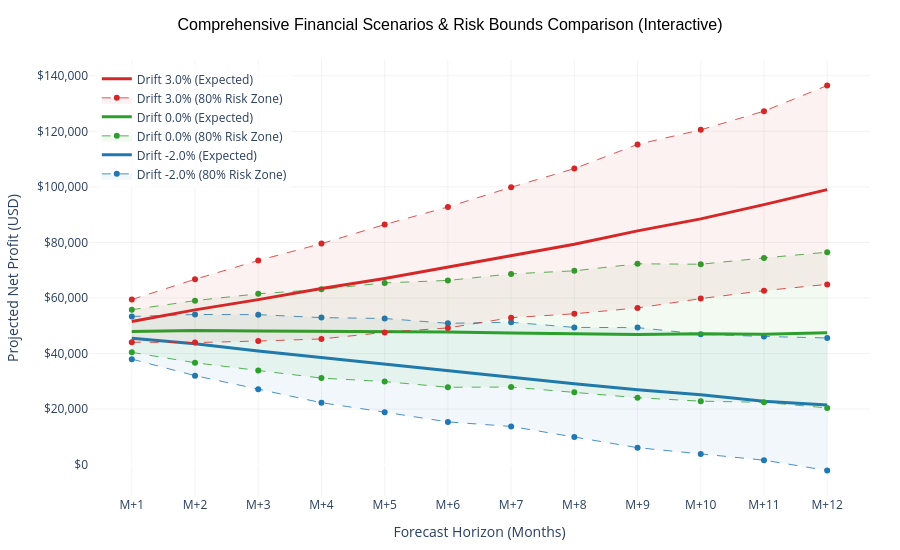

The cell this chart's notebook holds for it:
### Code cell
rev_std_pct = df_history['Actual_Revenue'].pct_change().std()
cost_std_pct = df_history['Actual_Cost'].pct_change().std()

print("🚀 【Plotly 網頁級動態預測系統 6.0】已啟動！")

# 2. 取得經理人逗號分隔輸入
user_input = input("\n💬 Please enter multiple drift rates (e.g., 0, 0.02, -0.01): ")

if user_input.strip() == "":
    print("👋 No input detected.")
else:
    try:
        drift_list = [float(x.strip()) for x in user_input.split(',') if x.strip() != ""]
        months_future = [f"M+{i}" for i in range(1, 13)]
        
        # 建立 Plotly 畫布
        fig = go.Figure()
        
        # 精選高階簡報配色 (rgba 格式)
        color_palette = [
            {'main': 'rgba(31,119,180,1)', 'fill': 'rgba(31,119,180,0.06)'},  # 藍
            {'main': 'rgba(44,160,44,1)',  'fill': 'rgba(44,160,44,0.06)'},   # 綠
            {'main': 'rgba(214,39,40,1)',  'fill': 'rgba(214,39,40,0.06)'},   # 紅
            {'main': 'rgba(148,103,189,1)', 'fill': 'rgba(148,103,189,0.06)'} # 紫
        ]
        
        # 3. 循環模擬每一種情境，並直接畫到畫布上
        for idx, target_drift in enumerate(drift_list):
            np.random.seed(42)
            simulations = 1000
            rev_sims = np.zeros((simulations, 12))
            cost_sims = np.zeros((simulations, 12))
            
            for i in range(simulations):
                cur_rev = 122000   
                cur_cost = 74000   
                for m in range(12):
                    cur_rev = cur_rev * (1 + np.random.normal(target_drift, rev_std_pct))
                    cur_cost = cur_cost * (1 + np.random.normal(0, cost_std_pct))
                    rev_sims[i, m] = cur_rev
                    cost_sims[i, m] = cur_cost
                    
            profit_sims = rev_sims - cost_sims
            p10 = np.percentile(profit_sims, 10, axis=0)
            p50 = np.percentile(profit_sims, 50, axis=0)
            p90 = np.percentile(profit_sims, 90, axis=0)
            
            cp = color_palette[idx % len(color_palette)]
            label_text = f"Drift {target_drift*100:.1f}%"
            
            # 畫 P90 虛線
            fig.add_trace(go.Scatter(
                x=months_future, y=p90,
                line=dict(color=cp['main'], width=0.8, dash='dash'),
                showlegend=False,
                hoverinfo='skip'
            ))
            
            # 畫 P10 虛線並自動渲染包夾陰影
            fig.add_trace(go.Scatter(
                x=months_future, y=p10,
                fill='tonexty',
                fillcolor=cp['fill'],
                line=dict(color=cp['main'], width=0.8, dash='dash'),
                name=f"{label_text} (80% Risk Zone)",
                hoverinfo='skip'
            ))
            
            # 畫中間的 P50 主線（🌟 核心修復：使用雙大括號保護 Plotly 特殊變數）
            fig.add_trace(go.Scatter(
                x=months_future, y=p50,
                mode='lines',
                line=dict(color=cp['main'], width=3),
                name=f"{label_text} (Expected)",
                hovertemplate=f"<b>{label_text}</b><br>Month: %{{x}}<br>Expected Profit: $%{{y:,.0f}}<br><extra></extra>"
            ))
            
        # 4. 設定圖表的進階響應式佈局
        fig.update_layout(
            title=dict(
                text="Comprehensive Financial Scenarios & Risk Bounds Comparison (Interactive)",
                font=dict(size=16, family="Arial", color="black"),
                x=0.5
            ),
            xaxis=dict(title="Forecast Horizon (Months)", gridcolor="rgba(0,0,0,0.05)"),
            yaxis=dict(title="Projected Net Profit (USD)", gridcolor="rgba(0,0,0,0.05)", tickformat="$,.0f"),
            plot_bgcolor="white",
            hovermode="x unified",
            legend=dict(
                yanchor="top", y=0.99,
                xanchor="left", x=0.01,
                bgcolor="rgba(255,255,255,0.8)"
            ),
            margin=dict(l=50, r=30, t=60, b=50),
            height=550
        )
        
        # 秀出圖表
        # 1. 在 Jupyter Notebook 裡顯示互動圖
        fig.show(config={'scrollZoom': True})
        
        # 🌟 核心加碼：一秒把整張大圖打包成獨立網頁檔案！
        fig.write_html("financial_scenario_comparison.html", config={'scrollZoom': True})
        
        print("\n💾 網頁版圖表已成功匯出至 'financial_scenario_comparison.html'！")
        print("\n🎉 網頁級動態交互大圖渲染成功！")
        print("💡 高手操作指南：")
        print("1. 游標移到圖上：會自動彈出該月份所有情境的精準數字。")
        print("2. 點擊右上角工具列：可以框選放大（Zoom In）、局部平移（Pan）。")
        print("3. 雙擊圖表空白處：立刻重置回原始大小（Reset Scale）。")
        print("4. 點擊右側圖例（Legend）的標籤：可以動態隱藏/顯示該情境！")
        
    except ValueError:
        print("❌ Input parsing error! Format should be like: 0, 0.02, -0.01")

### Figure 1 — Plotly figure (JSON) as saved in the notebook; plotly's stock layout.template omitted (floating-point values rounded to 4 significant figures)
{"data": [{"hoverinfo": "skip", "line": {"color": "rgba(31,119,180,1)", "dash": "dash", "width": 0.8}, "showlegend": false, "type": "scatter", "x": ["M+1", "M+2", "M+3", "M+4", "M+5", "M+6", "M+7", "M+8", "M+9", "M+10", "M+11", "M+12"], "y": [53340.0, 54060.0, 54000.0, 52930.0, 52610.0, 50880.0, 51260.0, 49400.0, 49330.0, 46970.0, 46140.0, 45620.0]}, {"fill": "tonexty", "fillcolor": "rgba(31,119,180,0.06)", "hoverinfo": "skip", "line": {"color": "rgba(31,119,180,1)", "dash": "dash", "width": 0.8}, "name": "Drift -2.0% (80% Risk Zone)", "type": "scatter", "x": ["M+1", "M+2", "M+3", "M+4", "M+5", "M+6", "M+7", "M+8", "M+9", "M+10", "M+11", "M+12"], "y": [37980.0, 32030.0, 27180.0, 22280.0, 18890.0, 15370.0, 13750.0, 9949.0, 6091.0, 3856.0, 1600.0, -2103.0]}, {"hovertemplate": "<b>Drift -2.0%</b><br>Month: %{x}<br>Expected Profit: $%{y:,.0f}<br><extra></extra>", "line": {"color": "rgba(31,119,180,1)", "width": 3}, "mode": "lines", "name": "Drift -2.0% (Expected)", "type": "scatter", "x": ["M+1", "M+2", "M+3", "M+4", "M+5", "M+6", "M+7", "M+8", "M+9", "M+10", "M+11", "M+12"], "y": [45460.0, 43490.0, 40900.0, 38560.0, 36060.0, 33700.0, 31320.0, 29110.0, 26970.0, 25110.0, 22780.0, 21470.0]}, {"hoverinfo": "skip", "line": {"color": "rgba(44,160,44,1)", "dash": "dash", "width": 0.8}, "showlegend": false, "type": "scatter", "x": ["M+1", "M+2", "M+3", "M+4", "M+5", "M+6", "M+7", "M+8", "M+9", "M+10", "M+11", "M+12"], "y": [55780.0, 59050.0, 61520.0, 63110.0, 65440.0, 66320.0, 68680.0, 69780.0, 72300.0, 72160.0, 74420.0, 76480.0]}, {"fill": "tonexty", "fillcolor": "rgba(44,160,44,0.06)", "hoverinfo": "skip", "line": {"color": "rgba(44,160,44,1)", "dash": "dash", "width": 0.8}, "name": "Drift 0.0% (80% Risk Zone)", "type": "scatter", "x": ["M+1", "M+2", "M+3", "M+4", "M+5", "M+6", "M+7", "M+8", "M+9", "M+10", "M+11", "M+12"], "y": [40420.0, 36690.0, 33890.0, 31150.0, 29910.0, 27850.0, 27920.0, 26080.0, 24100.0, 22840.0, 22430.0, 20400.0]}, {"hovertemplate": "<b>Drift 0.0%</b><br>Month: %{x}<br>Expected Profit: $%{y:,.0f}<br><extra></extra>", "line": {"color": "rgba(44,160,44,1)", "width": 3}, "mode": "lines", "name": "Drift 0.0% (Expected)", "type": "scatter", "x": ["M+1", "M+2", "M+3", "M+4", "M+5", "M+6", "M+7", "M+8", "M+9", "M+10", "M+11", "M+12"], "y": [47900.0, 48270.0, 48120.0, 48040.0, 47720.0, 47750.0, 47430.0, 47090.0, 46840.0, 47150.0, 46900.0, 47460.0]}, {"hoverinfo": "skip", "line": {"color": "rgba(214,39,40,1)", "dash": "dash", "width": 0.8}, "showlegend": false, "type": "scatter", "x": ["M+1", "M+2", "M+3", "M+4", "M+5", "M+6", "M+7", "M+8", "M+9", "M+10", "M+11", "M+12"], "y": [59440.0, 66750.0, 73490.0, 79580.0, 86440.0, 92770.0, 99860.0, 106600.0, 115300.0, 120500.0, 127300.0, 136500.0]}, {"fill": "tonexty", "fillcolor": "rgba(214,39,40,0.06)", "hoverinfo": "skip", "line": {"color": "rgba(214,39,40,1)", "dash": "dash", "width": 0.8}, "name": "Drift 3.0% (80% Risk Zone)", "type": "scatter", "x": ["M+1", "M+2", "M+3", "M+4", "M+5", "M+6", "M+7", "M+8", "M+9", "M+10", "M+11", "M+12"], "y": [44080.0, 43940.0, 44490.0, 45240.0, 47610.0, 49220.0, 52910.0, 54310.0, 56420.0, 59770.0, 62640.0, 64900.0]}, {"hovertemplate": "<b>Drift 3.0%</b><br>Month: %{x}<br>Expected Profit: $%{y:,.0f}<br><extra></extra>", "line": {"color": "rgba(214,39,40,1)", "width": 3}, "mode": "lines", "name": "Drift 3.0% (Expected)", "type": "scatter", "x": ["M+1", "M+2", "M+3", "M+4", "M+5", "M+6", "M+7", "M+8", "M+9", "M+10", "M+11", "M+12"], "y": [51560.0, 55720.0, 59410.0, 63390.0, 67020.0, 71170.0, 75360.0, 79350.0, 84150.0, 88490.0, 93620.0, 99030.0]}], "layout": {"height": 550, "hovermode": "x unified", "legend": {"bgcolor": "rgba(255,255,255,0.8)", "x": 0.01, "xanchor": "left", "y": 0.99, "yanchor": "top"}, "margin": {"b": 50, "l": 50, "r": 30, "t": 60}, "plot_bgcolor": "white", "title": {"font": {"color": "black", "family": "Arial", "size": 16}, "text": "Comprehensive Financial Scenarios & Risk Bounds Comparison (Interactive)", "x": 0.5}, "xaxis": {"gridcolor": "rgba(0,0,0,0.05)", "title": {"text": "Forecast Horizon (Months)"}}, "yaxis": {"gridcolor": "rgba(0,0,0,0.05)", "tickformat": "$,.0f", "title": {"text": "Projected Net Profit (USD)"}}}}
